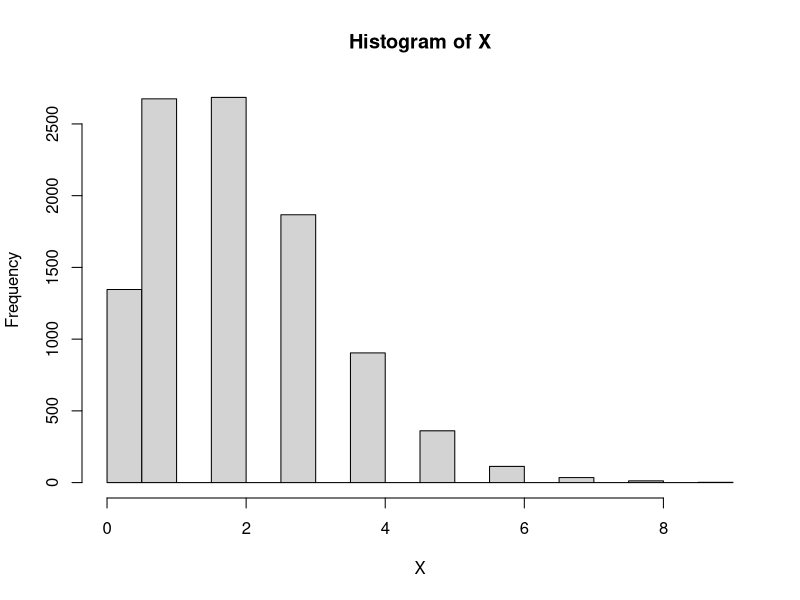

The R source for this figure:
## ---- chunk 1
X <- rpois(n = 10000,lambda = 2)
head(X, 20)
hist(X)
## ---- chunk 2
Y <- X == 1
head(Y, 10)
## ---- chunk 3
(delta <- mean(Y))
## ---- chunk 4
T <- sum(X)
n <- length(X)
(delta_0 <- (T / n) * (1 - 1 / n)^(T - 1))
